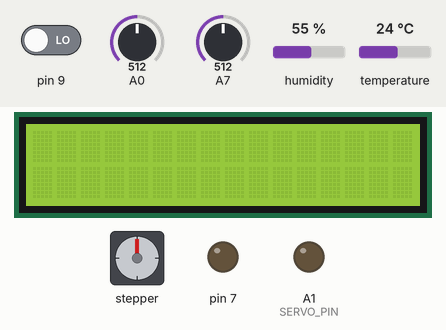
A sketch run on a simulated Arduino Uno, built with avr-gcc and run on an emulated ATmega328P. Parts: 16×2 character LCD, stepper motor, output pins drawn as LEDs (lit = HIGH). Inputs (shaded band) come from the test bench; at power-on: pin 9 LOW, temperature 24 °C, humidity 55 %, A0 = 512, A7 = 512. The local clock reads 2024-03-15 10:24:30 at power-on unless the sketch sets it; stepper angles assume 2048 steps per turn; pins used as bus, display or sensor lines are not drawn; what the sketch prints to the serial monitor is not drawn.

Above: at 1.2 s.
1.3 s: pin 9 driven HIGH
At 2.0 s:
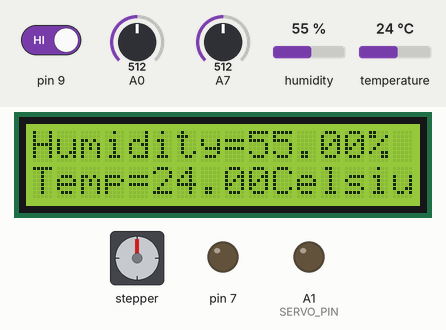
4.3 s: temperature set to 12 °C
At 6.0 s:
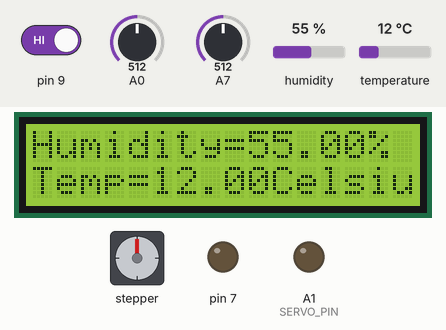
7.0 s: humidity set to 22 %
At 9.0 s:
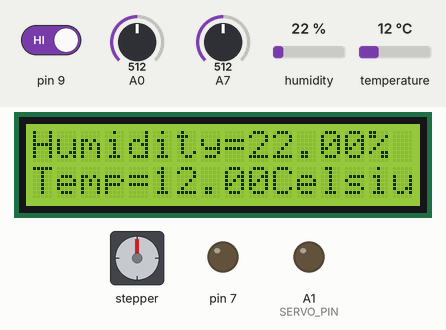
10.0 s: A0 set to 716
At 12.7 s:
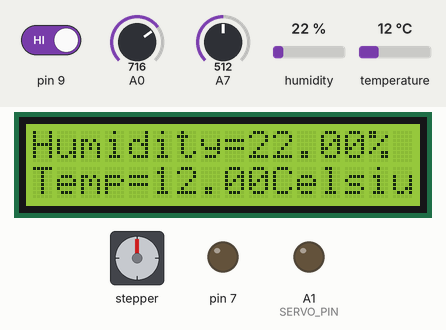
13.0 s: A7 set to 137
16.0 s: A7 set to 122
Timing chart, 0 to 18.5 s (numbered marks = the images above; inputs shaded):
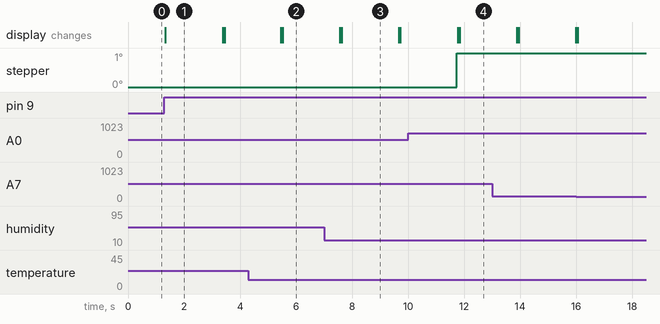

The sketch:

CPE_301_Final.ino
```cpp
//Project members: Morgan Jensen
// File name: CPE_301_Final.o

//included libraries
#include <Stepper.h>
#include <Wire.h>
#include <LiquidCrystal.h>
#include <Servo.h>
#include <DHT.h>
#include <RTClib.h>

// Port Registers

// Port B
volatile unsigned char* myPORT_B = (unsigned char*) 0x25;
volatile unsigned char* myDDR_B  = (unsigned char*) 0x24;
volatile unsigned char* myPIN_B  = (unsigned char*) 0x23;

// Port C
volatile unsigned char* myPORT_C = (unsigned char*) 0x28;
volatile unsigned char* myDDR_C  = (unsigned char*) 0x27;
volatile unsigned char* myPIN_C  = (unsigned char*) 0x26;

// Port D
volatile unsigned char* myPORT_D = (unsigned char*) 0x2B;
volatile unsigned char* myDDR_D  = (unsigned char*) 0x2A;
volatile unsigned char* myPIN_D  = (unsigned char*) 0x29;

// Port E
volatile unsigned char* myPORT_E = (unsigned char*) 0x2E;
volatile unsigned char* myDDR_E  = (unsigned char*) 0x2D;
volatile unsigned char* myPIN_E  = (unsigned char*) 0x2C;

// Port F
volatile unsigned char* myPORT_F = (unsigned char*) 0x31;
volatile unsigned char* myDDR_F  = (unsigned char*) 0x30;
volatile unsigned char* myPIN_F  = (unsigned char*) 0x2F;

//Port G
volatile unsigned char* myPORT_G = (unsigned char*) 0x34;
volatile unsigned char* myDDR_G  = (unsigned char*) 0x33;
volatile unsigned char* myPIN_G  = (unsigned char*) 0x32;

// Port H
volatile unsigned char* myPORT_H = (unsigned char*) 0x102;
volatile unsigned char* myDDR_H  = (unsigned char*) 0x101;
volatile unsigned char* myPIN_H  = (unsigned char*) 0x100;

// Port K
volatile unsigned char* myPORT_K = (unsigned char*) 0x108;
volatile unsigned char* myDDR_K  = (unsigned char*) 0x107;
volatile unsigned char* myPIN_K  = (unsigned char*) 0x106;

//Port L
volatile unsigned char* myPORT_L = (unsigned char*) 0x10B;
volatile unsigned char* myDDR_L  = (unsigned char*) 0x10A;
volatile unsigned char* myPIN_L  = (unsigned char*) 0x109;

// Timer Registers
volatile unsigned int  *myTCNT1  = (unsigned  int *) 0x84;
volatile unsigned char *myTCCR1A = (unsigned char *) 0x80;
volatile unsigned char *myTCCR1B = (unsigned char *) 0x81;
volatile unsigned char *myTCCR1C = (unsigned char *) 0x82;
volatile unsigned char *myTIFR1  = (unsigned char *) 0x36;
volatile unsigned char *myTIMSK1 = (unsigned char *) 0x6F;

// ADC Registers
volatile unsigned char* my_ADMUX = (unsigned char*) 0x7C;
volatile unsigned char* my_ADCSRB = (unsigned char*) 0x7B;
volatile unsigned char* my_ADCSRA = (unsigned char*) 0x7A;
volatile unsigned int* my_ADC_DATA = (unsigned int*) 0x78;

// Pin change Interrupt Registers
volatile unsigned char* myPCMSK1 = (unsigned char *) 0x6C;
volatile unsigned char* myPCICR  = (unsigned char *) 0x68;

// Functions
void idle_state();
void error_state();
void running_state();
void disabled_state();
void printTime();
void Vent_control();
void Write_Pin(volatile unsigned char* Port,unsigned char Pin,unsigned State);
void Pin_Mode(volatile unsigned char* Port, unsigned char Pin,bool INOUT);
int Read_Water_Level();
unsigned int adc_read(unsigned char adc_channel_num);
void adc_init();
void Check_Water();
void Humit_Temp_Read_Print();
void Turn_Off_All_Lights();
void Turn_On(char color);
void Fan_ON_OFF(unsigned int state);
void clock_setup();

#define ON true
#define OFF false
#define Output false
#define Input true

#define IN1 42
#define IN2 44
#define IN3 46
#define IN4 48

#define w_threshold 130 // water threshold
#define t_threshold 20 // temperature threshold

#define SERVO_PIN A1
#define DHTPIN 6 // DHT Pin
#define DHTTYPE DHT11


//DHT for humidity and lcd
DHT DHT(DHTPIN,DHTTYPE);

//initialize lcd screen
const int rs = 12, en = 11, d4 = 5, d5 = 4, d6 = 3, d7 = 2;
LiquidCrystal lcd(rs, en, d4, d5, d6, d7);


//humity and temp and water
float temperature = 0;
float humidity = 0;
float water_level = 0;

unsigned int state_count = 0;

//vent variables
const int steps_per_rev = 32;
Stepper motor(steps_per_rev, IN1, IN3, IN2, IN4);
int Pval = 0;
int potVal = 0;
int val = 0;

//variables for on off button
int count = 0;
int StateCount = 1;

//variables for clock
RTC_DS1307 rtc;
char daysOfTheWeek[7][12] = {"Sunday", "Monday", "Tuesday", "Wednesday", "Thursday", "Friday", "Saturday"};


//~~~~~~~~~~~~~~~~~~~~~~~~~~~~~~~~~~~~~~~~~~~~~~~~~~~~~~~~~~~~~~~~~~~~~~~~~~~~~~~~~~~~~~~~~~~~~~~~~~~~~~~~~~~~~~~~~~~~~~~~~~~~~~~~~~~~~~~~~~~~~~~
//SETUP
//~~~~~~~~~~~~~~~~~~~~~~~~~~~~~~~~~~~~~~~~~~~~~~~~~~~~~~~~~~~~~~~~~~~~~~~~~~~~~~~~~~~~~~~~~~~~~~~~~~~~~~~~~~~~~~~~~~~~~~~~~~~~~~~~~~~~~~~~~~~~~~~

void setup() {

  //begin the serial
  Serial.begin(9600);

  //PinModes
  Pin_Mode(myDDR_B,1,Output);
  Pin_Mode(myDDR_B,3,Output);
  Pin_Mode(myDDR_H,5,Output);
  Pin_Mode(myDDR_C,1,Output);
  Pin_Mode(myDDR_G,1,Output);
  Pin_Mode(myDDR_D,7,Output);
  Pin_Mode(myDDR_B,1,Input);
  Pin_Mode(myDDR_H,4,Output);

  //initialize pins
  Write_Pin(myDDR_B,3,ON);

  //adc initialization
  adc_init();

 //Vent initalization
  motor.setSpeed(200);

  //start the DHT for lcd and humity
  DHT.begin();
  lcd.begin(16, 2);

  //clock
  clock_setup();

  disabled_state();
}


//~~~~~~~~~~~~~~~~~~~~~~~~~~~~~~~~~~~~~~~~~~~~~~~~~~~~~~~~~~~~~~~~~~~~~~~~~~~~~~~~~~~~~~~~~~~~~~~~~~~~~~~~~~~~~~~~~~~~~~~~~~~~~~~~~~~~~~~~~~~~~~~
//LOOP
//~~~~~~~~~~~~~~~~~~~~~~~~~~~~~~~~~~~~~~~~~~~~~~~~~~~~~~~~~~~~~~~~~~~~~~~~~~~~~~~~~~~~~~~~~~~~~~~~~~~~~~~~~~~~~~~~~~~~~~~~~~~~~~~~~~~~~~~~~~~~~~~

void loop() {
  int button = *myPIN_B;
  button = button & 0x02;

  if(button != 0){
    switch(StateCount){
      case 0:
        idle_state();
        printTime();
        break;
      case 1:
        disabled_state();
        printTime();
        break;
      case 2:
        idle_state();
        printTime();
      break;
      case 3:
        disabled_state();
        printTime();
      break;
    }
  }
}


//~~~~~~~~~~~~~~~~~~~~~~~~~~~~~~~~~~~~~~~~~~~~~~~~~~~~~~~~~~~~~~~~~~~~~~~~~~~~~~~~~~~~~~~~~~~~~~~~~~~~~~~~~~~~~~~~~~~~~~~~~~~~~~~~~~~~~~~~~~~~~~~
//HELPER FUNCTIONS
//~~~~~~~~~~~~~~~~~~~~~~~~~~~~~~~~~~~~~~~~~~~~~~~~~~~~~~~~~~~~~~~~~~~~~~~~~~~~~~~~~~~~~~~~~~~~~~~~~~~~~~~~~~~~~~~~~~~~~~~~~~~~~~~~~~~~~~~~~~~~~~~

//~~~~~~~~~~~~~~~~~~~~~~~~~~~~~~~~~~~~~~~~~~~~~~~~~~~~~~~~~~~~~~~~~~~~~~~~~~~~~~~~~~~~~~~~~~~~~~~~~~~~~~~~~~~~~~~~~~~~~~~~~~~~~~~~~~~~~~~~~~~~~~~
//MODES
//~~~~~~~~~~~~~~~~~~~~~~~~~~~~~~~~~~~~~~~~~~~~~~~~~~~~~~~~~~~~~~~~~~~~~~~~~~~~~~~~~~~~~~~~~~~~~~~~~~~~~~~~~~~~~~~~~~~~~~~~~~~~~~~~~~~~~~~~~~~~~~~
void running_state(){
    //make sure state is correct
    StateCount = 3;

    // LEDs
    Turn_Off_All_Lights();
    Turn_On('B');              // Turn on BLUE LED

    //fan running
    Fan_ON_OFF(ON);

    //check temp and humity print to lcd
    Humit_Temp_Read_Print();

    //water level check
    Read_Water_Level();
    Check_Water();


    //step motor
    Vent_control();

}


void idle_state(){
  //state check
  StateCount = 1;

    // LEDs
    Turn_Off_All_Lights();
    Turn_On('G');              // Turn on Green LED

    //fan running
    Fan_ON_OFF(OFF);

    //water level check
    Read_Water_Level();
    Check_Water();

    Humit_Temp_Read_Print();

    //step motor
    Vent_control();

}


void error_state(){
    //check state
    StateCount == 2;

    // LEDs
    Turn_Off_All_Lights();
    Turn_On('R');           // Turn on Red LED

    //error message
    lcd.clear();
    lcd.print("**WATER level is too Low**");

    Serial.println("bleck");

    //fan
    Fan_ON_OFF(OFF);

    //check temp and humity print to lcd
    Read_Water_Level();
    Check_Water();

}


void disabled_state(){
  //state check
  StateCount = 0;

  //LCD
  lcd.clear();

  // LEDs
  Turn_Off_All_Lights();    // Turn all LEDs off
  Turn_On('Y');             // Turn on YELLOW LED

  // Turn Motor Off
  Fan_ON_OFF(OFF);
}


//~~~~~~~~~~~~~~~~~~~~~~~~~~~~~~~~~~~~~~~~~~~~~~~~~~~~~~~~~~~~~~~~~~~~~~~~~~~~~~~~~~~~~~~~~~~~~~~~~~~~~~~~~~~~~~~~~~~~~~~~~~~~~~~~~~~~~~~~~~~~~~~
//HUMIDITY AND TEMPERATURE READING
//~~~~~~~~~~~~~~~~~~~~~~~~~~~~~~~~~~~~~~~~~~~~~~~~~~~~~~~~~~~~~~~~~~~~~~~~~~~~~~~~~~~~~~~~~~~~~~~~~~~~~~~~~~~~~~~~~~~~~~~~~~~~~~~~~~~~~~~~~~~~~~~

void Humit_Temp_Read_Print(){


    int check = DHT.read(DHTPIN);
    int CheckTemp =DHT.readTemperature();
    Serial.println(CheckTemp);
    lcd.clear();
    lcd.setCursor(0,0);// set the cursor on the first row and column
    lcd.print("Humidity=");
    lcd.print((float)DHT.readHumidity());//print the humidity
    lcd.print("%");
    lcd.setCursor(0,1);//set the cursor on the second row and first column
    lcd.print("Temp=");
    lcd.print((float)CheckTemp);//print the temperature
    lcd.print("Celsius");
    delay(2000);

    if((CheckTemp > t_threshold)&& StateCount == 2){
      StateCount == 1;
      printTime();
    }
    else if((CheckTemp <= t_threshold)&& StateCount == 1 ){
      StateCount == 2;
      printTime();
    }
}


//~~~~~~~~~~~~~~~~~~~~~~~~~~~~~~~~~~~~~~~~~~~~~~~~~~~~~~~~~~~~~~~~~~~~~~~~~~~~~~~~~~~~~~~~~~~~~~~~~~~~~~~~~~~~~~~~~~~~~~~~~~~~~~~~~~~~~~~~~~~~~~~
//WATER LEVEL STUFF
//~~~~~~~~~~~~~~~~~~~~~~~~~~~~~~~~~~~~~~~~~~~~~~~~~~~~~~~~~~~~~~~~~~~~~~~~~~~~~~~~~~~~~~~~~~~~~~~~~~~~~~~~~~~~~~~~~~~~~~~~~~~~~~~~~~~~~~~~~~~~~~~

int Read_Water_Level(){

  Write_Pin(myPORT_B,3,ON);   //Turn the water sensor ON
  val = adc_read(15);               //Read the analog value from sensor
  Write_Pin(myPORT_B,3,OFF);  //Turn the water sensor OFF
  Serial.print("Water level: ");
  Serial.println(val);
  return val;                       //Send current reading
}
void Check_Water(){
   // Water Level Reading
    if( (Read_Water_Level() < w_threshold)  && ( (StateCount == 1) || (StateCount == 2) ) ){
     //error_state();
     StateCount = 2;
     //return False
    }
    //return True
}


//~~~~~~~~~~~~~~~~~~~~~~~~~~~~~~~~~~~~~~~~~~~~~~~~~~~~~~~~~~~~~~~~~~~~~~~~~~~~~~~~~~~~~~~~~~~~~~~~~~~~~~~~~~~~~~~~~~~~~~~~~~~~~~~~~~~~~~~~~~~~~~~4
//FAN AND VENTS
//~~~~~~~~~~~~~~~~~~~~~~~~~~~~~~~~~~~~~~~~~~~~~~~~~~~~~~~~~~~~~~~~~~~~~~~~~~~~~~~~~~~~~~~~~~~~~~~~~~~~~~~~~~~~~~~~~~~~~~~~~~~~~~~~~~~~~~~~~~~~~~~

void Fan_ON_OFF(unsigned int state){
  if(state==1){
    Write_Pin(myPORT_C,1,ON);
    Write_Pin(myPORT_G,1,ON);
  }
  else{
    Write_Pin(myPORT_C,1,OFF);
    Write_Pin(myPORT_G,1,OFF);
  }

}

void Vent_control(){
  potVal = map(analogRead(A0),0,1024,0,500);  //map the potimeter to analog 1

  if(potVal>Pval)                         //if the read value is bigger than previous value
    motor.step(5);                        //move motor 5 steps
  if(potVal<Pval)                         //if the read vlaue is less than the previous value
    motor.step(-5);                       //move motor back 5 steps

  Pval = potVal;                          //set the previous value to the read value
}

//~~~~~~~~~~~~~~~~~~~~~~~~~~~~~~~~~~~~~~~~~~~~~~~~~~~~~~~~~~~~~~~~~~~~~~~~~~~~~~~~~~~~~~~~~~~~~~~~~~~~~~~~~~~~~~~~~~~~~~~~~~~~~~~~~~~~~~~~~~~~~~~4
//TIME
//~~~~~~~~~~~~~~~~~~~~~~~~~~~~~~~~~~~~~~~~~~~~~~~~~~~~~~~~~~~~~~~~~~~~~~~~~~~~~~~~~~~~~~~~~~~~~~~~~~~~~~~~~~~~~~~~~~~~~~~~~~~~~~~~~~~~~~~~~~~~~~~

void clock_setup(){
  #ifndef ESP8266
  while (!Serial); // wait for serial port to connect. Needed for native USB
  #endif

  if (! rtc.begin()) {
    Serial.println("Couldn't find RTC");
    Serial.flush();
    while (1) delay(10);
  }

  if (! rtc.isrunning()) {
    Serial.println("RTC is NOT running, let's set the time!");
    rtc.adjust(DateTime(F(__DATE__), F(__TIME__)));
  }
}

void printTime()
{
  DateTime now = rtc.now();
  if (state_count == 1)
  {
    Serial.print("\n");
    Serial.print("Enabled: (");
    Serial.print(now.year(), DEC);
    Serial.print('/');
    Serial.print(now.month(), DEC);
    Serial.print('/');
    Serial.print(now.day(), DEC);
    Serial.print(") ");
    Serial.print(now.hour(), DEC);
    Serial.print(':');
    Serial.print(now.minute(), DEC);
    Serial.print(':');
    Serial.print(now.second(), DEC);
    Serial.println();
  }
  if (state_count == 0)
  {
    Serial.print("\n");
    Serial.print("Disabled: (");
    Serial.print(now.year(), DEC);
    Serial.print('/');
    Serial.print(now.month(), DEC);
    Serial.print('/');
    int blah = now.hour();
    Serial.print(now.day(), DEC);
    Serial.print(") ");
    Serial.print(blah + 8, DEC);
    Serial.print(':');
    Serial.print(now.minute(), DEC);
    Serial.print(':');
    Serial.print(now.second(), DEC);
    Serial.println();
  }

}
//~~~~~~~~~~~~~~~~~~~~~~~~~~~~~~~~~~~~~~~~~~~~~~~~~~~~~~~~~~~~~~~~~~~~~~~~~~~~~~~~~~~~~~~~~~~~~~~~~~~~~~~~~~~~~~~~~~~~~~~~~~~~~~~~~~~~~~~~~~~~~~~4
//LIGHTS
//~~~~~~~~~~~~~~~~~~~~~~~~~~~~~~~~~~~~~~~~~~~~~~~~~~~~~~~~~~~~~~~~~~~~~~~~~~~~~~~~~~~~~~~~~~~~~~~~~~~~~~~~~~~~~~~~~~~~~~~~~~~~~~~~~~~~~~~~~~~~~~~

void Turn_Off_All_Lights(){
  Write_Pin(*myPORT_B,4,OFF); //Turn off Blue
  Write_Pin(*myPORT_H,6,OFF); //Turn off Green
  Write_Pin(*myPORT_H,5,OFF); //Turn off Yellow
  Write_Pin(*myPORT_H,4,OFF); //Turn off red
}
void Turn_On(char color){
  switch (color){
    case 'B':
        Turn_Off_All_Lights();
        Write_Pin(myPORT_B,4,ON);  //Turn on Blue
        break;
    case 'G':
        Turn_Off_All_Lights();
        Write_Pin(myPORT_H,6,ON);  //Turn on Green
        break;
    case 'Y':
    //Serial.print("YELLOW");
        Turn_Off_All_Lights();
        Write_Pin(myPORT_H,5,ON); //Turn on Yellow
        break;
    case 'R':
        Turn_Off_All_Lights();
        Write_Pin(myPORT_H,4,ON); //Turn on red
        break;
  }
}


//~~~~~~~~~~~~~~~~~~~~~~~~~~~~~~~~~~~~~~~~~~~~~~~~~~~~~~~~~~~~~~~~~~~~~~~~~~~~~~~~~~~~~~~~~~~~~~~~~~~~~~~~~~~~~~~~~~~~~~~~~~~~~~~~~~~~~~~~~~~~~~~
//PINMODE FUNCTIONS
//~~~~~~~~~~~~~~~~~~~~~~~~~~~~~~~~~~~~~~~~~~~~~~~~~~~~~~~~~~~~~~~~~~~~~~~~~~~~~~~~~~~~~~~~~~~~~~~~~~~~~~~~~~~~~~~~~~~~~~~~~~~~~~~~~~~~~~~~~~~~~~~

void Pin_Mode(volatile unsigned char* Port, unsigned char Pin,bool INOUT){
  if (INOUT == false){             //If output
    *Port |= 0x01 << Pin;          //Shift over to pin and set to 1
  }
  else{                           //If input
    *Port &= ~(0x01 << Pin);       //Shift over to pin and set to 0
  }
}

void Write_Pin(volatile unsigned char* Port,unsigned char Pin,unsigned State){
  if(State == 0)                  //If state off
  {
    *Port &= ~(0x01 << Pin);      //Shift over to pin and set to 0
  }
  else                            //If state on
  {
    *Port |= 0x01 << Pin;         //Shoft over to pin and set to 1
  }
}


//~~~~~~~~~~~~~~~~~~~~~~~~~~~~~~~~~~~~~~~~~~~~~~~~~~~~~~~~~~~~~~~~~~~~~~~~~~~~~~~~~~~~~~~~~~~~~~~~~~~~~~~~~~~~~~~~~~~~~~~~~~~~~~~~~~~~~~~~~~~~~~~
//ADC STUFF
//~~~~~~~~~~~~~~~~~~~~~~~~~~~~~~~~~~~~~~~~~~~~~~~~~~~~~~~~~~~~~~~~~~~~~~~~~~~~~~~~~~~~~~~~~~~~~~~~~~~~~~~~~~~~~~~~~~~~~~~~~~~~~~~~~~~~~~~~~~~~~~~

void adc_init()
{
  // setup the A register
  *my_ADCSRA |= 0x80; // set bit   7 to 1 to enable the ADC
  *my_ADCSRA &= 0xEF; // clear bit 5 to 0 to disable the ADC trigger mode
  *my_ADCSRA &= 0xF7; // clear bit 5 to 0 to disable the ADC interrupt
  *my_ADCSRA &= 0xC0; // clear bit 5 to 0 to set prescaler selection to slow reading
  // setup the B register
  *my_ADCSRB &= 0xF7; // clear bit 3 to 0 to reset the channel and gain bits
  *my_ADCSRB &= 0xF8; // clear bit 2-0 to 0 to set free running mode
  // setup the MUX Register
  *my_ADMUX  &= 0x7F; // clear bit 7 to 0 for AVCC analog reference
  *my_ADMUX  |= 0x40; // set bit   6 to 1 for AVCC analog reference
  *my_ADMUX  &= 0xDF; // clear bit 5 to 0 for right adjust result
  //@*my_ADMUX  &= 0b11011111; // clear bit 5 to 0 for right adjust result
  *my_ADMUX  &= 0xE0; // clear bit 4-0 to 0 to reset the channel and gain bits
}
unsigned int adc_read(unsigned char adc_channel_num)
{
  // clear the channel selection bits (MUX 4:0)
  *my_ADMUX  &= 0xE0;
  // clear the channel selection bits (MUX 5)
  *my_ADCSRB &= 0xF7;
  // set the channel number
  if(adc_channel_num > 7)
  {
    // set the channel selection bits, but remove the most significant bit (bit 3)
    adc_channel_num -= 8;
    // set MUX bit 5
    *my_ADCSRB |= 0x08;
  }
  // set the channel selection bits
  *my_ADMUX  += adc_channel_num;
  // set bit 6 of ADCSRA to 1 to start a conversion
  *my_ADCSRA |= 0x40;
  // wait for the conversion to complete
  while((*my_ADCSRA & 0x40) != 0);
  // return the result in the ADC data register
  return *my_ADC_DATA;
}
```

Measured:
- after the input at 1.3 s, the display: changes at once (image 1)
- after the input at 4.3 s, the display: first differs from a run without the input after 1.2 s (image 2)
- after the input at 7.0 s, the display: first differs from a run without the input after 0.63 s (image 3)
- what the display in image 1 shows lasts 2.1 s, from 1.3 s to 3.4 s
